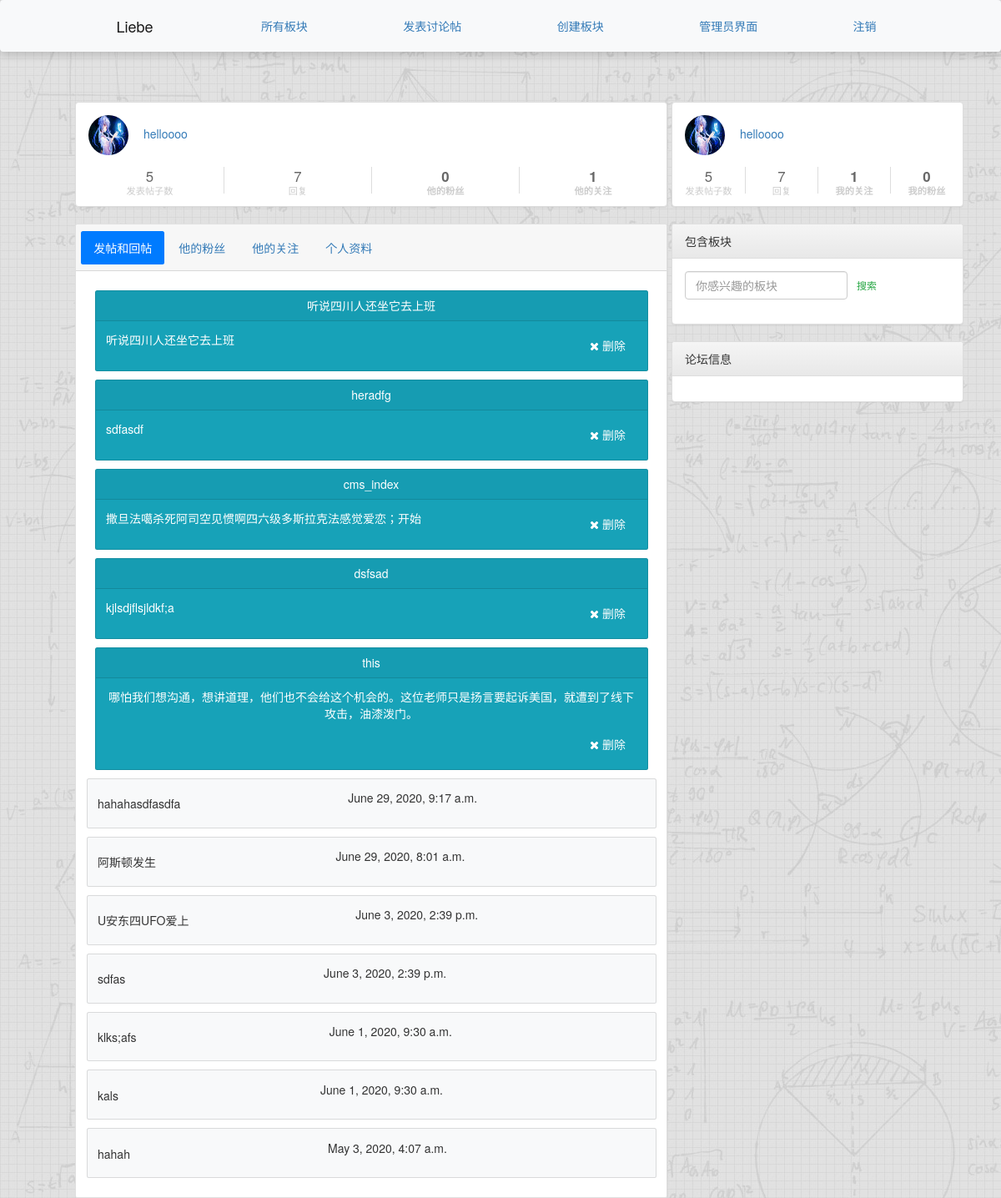
The app's page /accounts/profile/helloooo/ (signed in), older data.
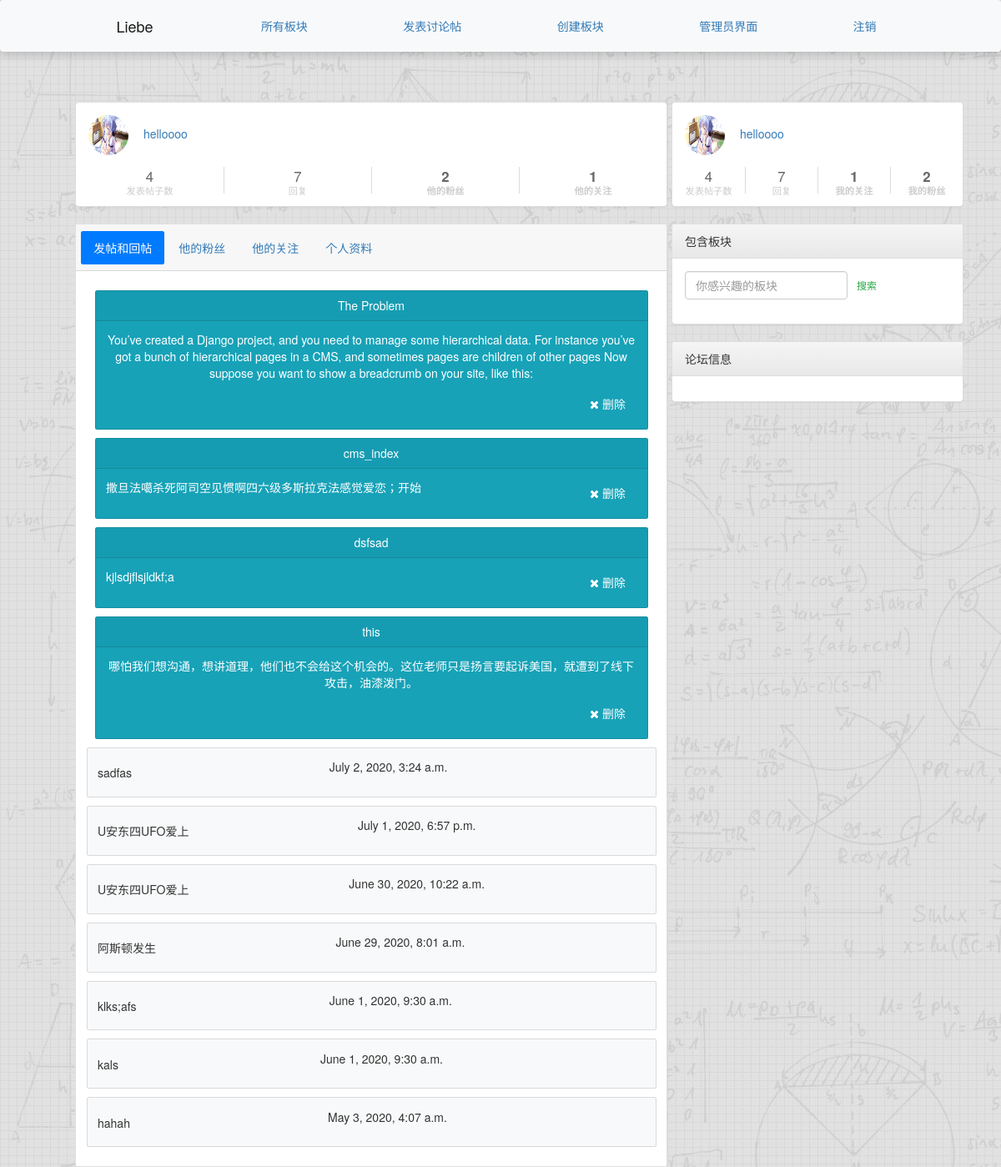
The same page, newer data.
### accounts/models.py (models this page shows, shortened)
class User(AbstractUser):
    signature = models.CharField(max_length=255, blank=True, null=True)
    head_img = models.ImageField(blank=True, null=True, upload_to='profile_pics', default="default.jpeg")
    friends = models.ManyToManyField("User", blank=True, related_name='followed_by')

### posts/models.py (models this page shows, shortened)
class Post(models.Model):
    title = models.CharField(max_length=200, blank=True, verbose_name="标题")
    user = models.ForeignKey(User, related_name="posts",on_delete=models.CASCADE)
    created_at = models.DateTimeField(auto_now=True)
    message = models.TextField(verbose_name="帖子内容")
    message_html = models.TextField(editable=False)
    likes = models.ManyToManyField(User, blank=True, related_name="post_likes")
    group = models.ForeignKey(
        Group, related_name="posts",null=True,
        blank=True,on_delete=models.CASCADE,
        verbose_name="所属板块"
    )
    class Meta:
        ordering = ["-created_at"]
        unique_together = ["user", "message"]

### comments/models.py (models this page shows, shortened)
class Comment(models.Model):
    post = models.ForeignKey(
        Post,
        on_delete=models.CASCADE,
        related_name="comments"
    )
    parent_comment = models.ForeignKey(
        'self', blank=True, null=True, related_name='my_children', on_delete=models.CASCADE)
    user = models.ForeignKey(User, on_delete=models.CASCADE, related_name="comments")
    content = models.TextField(max_length=1024, null=True, blank=True)
    date = models.DateTimeField(auto_now_add=True)
    class Meta:
        ordering = ['-date']

### accounts/views.py (the view)
# urls.py: path('profile/<username>/', views.UserProfilePage, name="profile"),
def UserProfilePage(request, username):
    post_user = User.objects.prefetch_related("posts").get(username__iexact=username)
    posts = post_user.posts.all()
    comments = post_user.comments.all()
    my_friends = request.user.friends.all()
    context = {
        'posts' : posts,
        'comments' : comments,
        'this_user' : post_user,
        'my_friends' : my_friends,
    }
    return render(request, "accounts/user_profile.html", context)

### accounts/templates/accounts/user_profile.html (shortened to what this page needs)
{% extends 'accounts/user_base.html' %}
{% load static %}
{% block pre_user %}
<div class="panel panel-default">
    <div class="panel-body user-panel">
        <div class="panel-user-info">
            <div class="avatar-name">
                <a href="{% url 'accounts:profile' username=this_user.username %}">
                    <img class="panel-avatar user-avatar rounded-circle" src="{{ this_user.head_img.url }}" alt="" />
                </a>
                <span class="panel-username"><a
                        href="{% url 'accounts:profile' username=this_user.username %}">{{ this_user.username }}</a></span>
            </div>
            <div class="row panel-user-meta">
                <div class="col-xs-3 panel-user-meta-item">
                        <div class="text-center">
                            <p class="panel-user-meta-item-value">
                                {{  this_user.posts.count }}
                            </p>
                            <p class="panel-user-meta-item-title">发表帖子数</p>
                        </div>
                </div>
                <div class="col-xs-3 panel-user-meta-item">
                        <div class="text-center">
                            <p class="panel-user-meta-item-value">
                                {{ this_user.comments.count }}
                            </p>
                            <p class="panel-user-meta-item-title">回复</p>
                        </div>
                </div>
                <div class="col-xs-3 panel-user-meta-item">
                    <a href="{% url 'accounts:fans' username=this_user.username %}">
                        <div class="text-center">
                            <p class="panel-user-meta-item-value"><strong>{{ this_user.followed_by.count }}</strong>
                            </p>
                            <p class="panel-user-meta-item-title"><strong>他的粉丝</strong></p>
                        </div>
                    </a>
                </div>
                <div class="col-xs-3 panel-user-meta-item">
                    <a href="{% url 'accounts:following' username=this_user.username %}">
                        <div class="text-center">
                            <p class="panel-user-meta-item-value"><strong>{{ this_user.friends.count }}</strong>
                            </p>
                            <p class="panel-user-meta-item-title"><strong>他的关注</strong></p>
                        </div>
                    </a>
                </div>
            </div>
        </div>
    </div>
</div>
{% endblock pre_user %}
{% block user_content %}
<div class="card text-center">
    <div class="card-header">
        <ul class="nav nav-pills card-header-pills">
            <li class="nav-item">
                <a class="nav-link active" href="{% url 'accounts:profile' username=this_user.username %}">发帖和回帖</a>
            </li>
            <li class="nav-item">
                <a class="nav-link" href="{% url 'accounts:fans' username=this_user.username %}">他的粉丝</a>
            </li>
            <li class="nav-item">
                <a class="nav-link" href="{% url 'accounts:following' username=this_user.username %}">他的关注</a>
            </li>
            {% if this_user.id == user.id %}
            <li class="nav-item">
                <a class="nav-link" href="{% url 'accounts:update_profile' username=user.username %}">个人资料</a>
            </li>
            {% endif %}
        </ul>
    </div>
    <div class="card-body">
        {% for post in posts %}
        <div class="card text-white bg-info mb-3 m-3">
            <div class="card-header pull-left">{{  post.title }}</div>
            <div class="card-body">
                <p class="card-text pull-left">{{ post.message }}</p>
                {% if post.user.username == user.username %}
                <a href="{% url 'posts:delete' pk=post.pk %}" title="delete" class="btn btn-simple pull-right">
                    <span class="fa fa-remove text-white" aria-hidden="true"></span>
                    <span class="text-white icon-label">删除</span>
                </a>
                {% endif %}
            </div>
        </div>
    {% endfor %}
    {% for comment in comments %}
    <div class="card bg-light mb-3" ">
<div class=" card-body">
        <h5 class="card-title pull-left">{{  comment.content }}</h5>
        <p class="card-text">{{ comment.date }}</p>
    </div>
</div>
{% endfor %}
</div>
</div>
{% endblock user_content %}

### accounts/templates/accounts/user_base.html (shortened to what this page needs)
{% extends "base.html" %}
{% block content %}
<div class="posts-page">
	<div class="container">
		<div class="col-md-8">
			{% block pre_user %}{% endblock %}
			{% block user_content %}{% endblock %}
		</div>
	</div>
</div>
{% endblock %}

### templates/base.html (shortened to what this page needs)
<!DOCTYPE>
<html>
{% load static %}
<head>
	<link rel="stylesheet" href="https://stackpath.bootstrapcdn.com/bootstrap/4.1.3/css/bootstrap.min.css"
>
	<link rel="stylesheet" href="https://maxcdn.bootstrapcdn.com/bootstrap/3.3.7/css/bootstrap-theme.min.css"
>
	<link href="https://maxcdn.bootstrapcdn.com/font-awesome/4.7.0/css/font-awesome.min.css" rel="stylesheet">
	<link rel="stylesheet" href="{% static 'simplesocial/css/master.css'%}">
	<link rel="stylesheet" href="{% static  'css/bootstrap.min.css' %}" />
	<link rel="stylesheet" href="{% static  'css/master.css' %}" />
</head>
<body>
	<nav class="navbar navbar-expand-lg navbar-light bg-light shadow fixed-top">
		<div class="container">
			<a class="navbar-brand" href="{% url 'home' %}">Liebe</a>
			<a class="nav-item nav-link" href="{% url 'groups:all' %}" class="btn btn-simple">所有板块</a>
			{% if user.is_authenticated %}
			<a class="nav-item nav-link" href="{% url 'posts:create' %}" class="btn btn-simple">发表讨论帖</a>
			{% if user.is_superuser %}
			<a class="nav-item nav-link" href="{% url 'groups:create' %}" class="btn btn-simple">创建板块</a>
			<a class="nav-item nav-link" href="/mysterious/" class="btn btn-simple">管理员界面</a>
			{% endif %}
			<a class="nav-item nav-link" href="{% url 'accounts:logout' %}" class="btn btn-simple">注销</a>
			{% else %}
			<a class="nav-item nav-link" href="{% url 'accounts:login' %}" class="btn btn-simple">登录</a>
			<a class="nav-item nav-link" href="{% url 'accounts:signup' %}" class="btn btn-simple">注册</a>
			{% endif %}
		</div>
	</nav>
	<div id="main" class="container">
		<div class="row">
			<div class="col-lg-8">
				<div class="container mycontent">
					{% block content %}
					{% endblock %}
				</div>
			</div>
			<div class="col-lg-4">
				{% if  user.is_authenticated %}
				<div class="panel panel-default">
					<div class="panel-body user-panel">
						<div class="panel-user-info">
							<div class="avatar-name">
								<a href="{% url 'accounts:profile' username=user.username %}">
									<img class="panel-avatar user-avatar rounded-circle" src="{{ user.head_img.url }}" alt="" />
								</a>
								<span class="panel-username"><a href="{% url 'accounts:profile' username=user.username %}">{{ user.username }}</a></span>
							</div>
							<div class="row panel-user-meta">
								<div class="col-xs-3 panel-user-meta-item">
										<div class="text-center">
											<p class="panel-user-meta-item-value">
												{{  user.posts.count }}
											</p>
											<p class="panel-user-meta-item-title">发表帖子数</p>
										</div>
								</div>
								<div class="col-xs-3 panel-user-meta-item">
										<div class="text-center">
											<p class="panel-user-meta-item-value">
												{{ user.comments.count }}
											</p>
											<p class="panel-user-meta-item-title">回复</p>
										</div>
								</div>
								<div class="col-xs-3 panel-user-meta-item">
									<a href="{% url 'accounts:following' username=user.username %}">
										<div class="text-center">
											<p class="panel-user-meta-item-value"><strong>{{ request.user.friends.count }}</strong>
											</p>
											<p class="panel-user-meta-item-title"><strong>我的关注</strong></p>
										</div>
									</a>
								</div>
								<div class="col-xs-3 panel-user-meta-item">
									<a href="{% url 'accounts:fans' username=user.username %}">
										<div class="text-center">
											<p class="panel-user-meta-item-value"><strong>{{ request.user.followed_by.count }}</strong>
											</p>
											<p class="panel-user-meta-item-title"><strong>我的粉丝</strong></p>
										</div>
									</a>
								</div>
							</div>
						</div>
					</div>
				</div>
				{% endif %}
				{% block  theme_tag %}
				<div class="panel panel-default">
					<div class="panel-heading">包含板块</div>
					<div class="panel-body">
						<form class="form-inline" action="{% url 'groups:search_result' %}" method="post"
							id="searchForm">
							<input class="form-control-sm form-control" type="search" placeholder="你感兴趣的板块"
								aria-label="Search" name="group_name">
							<button class="btn btn-outline-success  btn-sm" type="submit" value="Submit">搜索</button>
						</form>
					</div>
				</div>
				<div class="panel panel-default">
					<div class="panel-heading">论坛信息</div>
					<div class="panel-body">
					</div>
				</div>
				{% endblock %}
			</div>
		</div>
	</div>
</body>
</html>

### static/simplesocial/css/master.css (style rules this page uses)
body { background: url("../../img/bg.jpg"); }
img.user-avatar { width: 48px; height: 48px; }
.panel-username { margin-left: 1em; }
.panel-user-meta { margin-top: 1em; }
.panel-user-meta p { margin: 0; }
.panel-user-meta-item+.panel-user-meta-item { border-left: solid 1px #ddd; }
.panel-user-meta-item-value { color: #666; font-size: 1.2em; line-height: 1.4em; }
.panel-user-meta-item-title { color: #ccc; line-height: 0.8em; font-size: 0.8em; }
.user-panel { padding: 0.6em; }

Row changes from the older to the newer data that the page shows:
removed Post: title "听说四川人还坐它去上班", message "听说四川人还坐它去上班", shows "删除"
removed Post: title "heradfg", message "sdfasdf", shows "删除"
removed Comment: content "hahahasdfasdfa", date "June 29, 2020, 9:17 a.m."
removed Comment: content "U安东四UFO爱上", date "June 3, 2020, 2:39 p.m."
removed Comment: content "sdfas", date "June 3, 2020, 2:39 p.m."
changed User "helloooo": head_img: a different picture; posts.count "5" → "4"; followed_by.count "0" → "2"; user.followed_by.count "0" → "2"
added Post: title "The Problem", message "You’ve created a Django project, and you need to manage some hierarchical data. For instance you’ve got a bunch of hierarchical pages in a CMS, and sometimes pages are children of other pages Now suppose you want to show a breadcrumb on your site, like this:", shows "删除"
added Comment: content "sadfas", date "July 2, 2020, 3:24 a.m."
added Comment: content "U安东四UFO爱上", date "July 1, 2020, 6:57 p.m."
added Comment: content "U安东四UFO爱上", date "June 30, 2020, 10:22 a.m."
